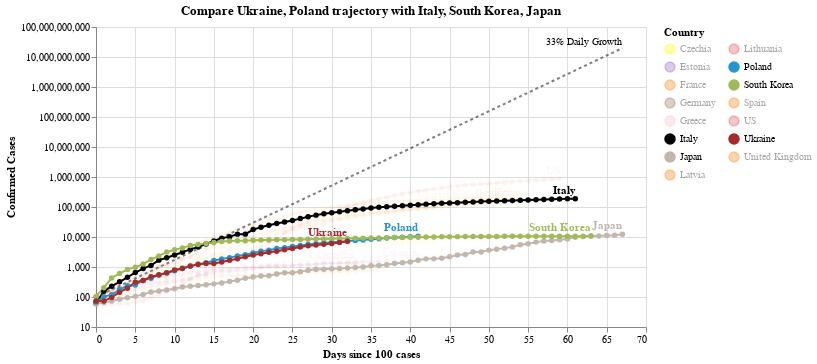

Notebook cell for this chart:
### Code cell
#hide_input
chart2 = make_since_chart(['Ukraine', 'Poland'])
chart2

### Figure 1 — Vega-Lite specification as saved in the notebook (floating-point values rounded to 4 significant figures; data arrays with more than 128 entries replaced by an {"elided": "..."} marker saying what was removed)
{"config": {"view": {"continuousWidth": 400, "continuousHeight": 300}}, "layer": [{"mark": {"type": "line", "color": "black", "opacity": 0.5, "strokeDash": [3, 3]}, "encoding": {"x": {"type": "quantitative", "field": "Days since 100 cases"}, "y": {"type": "quantitative", "field": "Confirmed Cases"}}}, {"mark": {"type": "text", "align": "right", "dy": -6, "fontSize": 10, "text": "33% Daily Growth"}, "encoding": {"x": {"type": "quantitative", "field": "Days since 100 cases"}, "y": {"type": "quantitative", "field": "Confirmed Cases"}}, "transform": [{"filter": "(datum['Days since 100 cases'] >= 67)"}]}, {"data": {"name": "data-34068fc04208e3e4af8c7985fd9620e2"}, "mark": {"type": "line", "point": true}, "encoding": {"color": {"type": "nominal", "field": "Country", "legend": {"columns": 2}, "scale": {"domain": ["Czechia", "Estonia", "France", "Germany", "Greece", "Italy", "Japan", "Latvia", "Lithuania", "Poland", "South Korea", "Spain", "US", "Ukraine", "United Kingdom"], "range": ["yellow", "#9467bd", "#F58518", "#9D755D", "pink", "black", "#C1B7AD", "#F58518", "#E45756", "#2495D3", "#A1BA59", "#F58518", "#E45756", "brown", "#F58518"]}}, "opacity": {"condition": {"value": 1, "selection": "selector008"}, "value": 0.05}, "tooltip": [{"type": "nominal", "field": "Country"}, {"type": "temporal", "field": "Date"}, {"type": "quantitative", "field": "Confirmed Cases"}, {"type": "quantitative", "field": "Days since 100 cases"}], "x": {"type": "quantitative", "field": "Days since 100 cases"}, "y": {"type": "quantitative", "field": "Confirmed Cases", "scale": {"type": "log"}}}, "selection": {"selector008": {"type": "multi", "fields": ["Country"], "bind": "legend", "init": [{"Country": "Ukraine"}, {"Country": "Poland"}, {"Country": "Italy"}, {"Country": "South Korea"}, {"Country": "Japan"}]}}, "width": 550}, {"data": {"name": "data-34068fc04208e3e4af8c7985fd9620e2"}, "mark": {"type": "text", "align": "right", "dy": -8, "fontWeight": "bold"}, "encoding": {"color": {"type": "nominal", "field": "Country", "legend": {"columns": 2}, "scale": {"domain": ["Czechia", "Estonia", "France", "Germany", "Greece", "Italy", "Japan", "Latvia", "Lithuania", "Poland", "South Korea", "Spain", "US", "Ukraine", "United Kingdom"], "range": ["yellow", "#9467bd", "#F58518", "#9D755D", "pink", "black", "#C1B7AD", "#F58518", "#E45756", "#2495D3", "#A1BA59", "#F58518", "#E45756", "brown", "#F58518"]}}, "opacity": {"condition": {"value": 1, "selection": "selector008"}, "value": 0.05}, "text": {"type": "nominal", "field": "Country"}, "tooltip": [{"type": "nominal", "field": "Country"}, {"type": "temporal", "field": "Date"}, {"type": "quantitative", "field": "Confirmed Cases"}, {"type": "quantitative", "field": "Days since 100 cases"}], "x": {"type": "quantitative", "field": "Days since 100 cases"}, "y": {"type": "quantitative", "field": "Confirmed Cases", "scale": {"type": "log"}}}, "transform": [{"filter": "(datum['Date'] >= 1587600000000)"}], "width": 550}], "data": {"name": "data-c03d5ae0f3dc2a7efa94be4de4ec1a12"}, "title": "Compare Ukraine, Poland trajectory with Italy, South Korea, Japan", "$schema": "https://vega.github.io/schema/vega-lite/v4.0.2.json", "datasets": {"data-c03d5ae0f3dc2a7efa94be4de4ec1a12": [{"Days since 100 cases": 0, "Confirmed Cases": 100.0}, {"Days since 100 cases": 1, "Confirmed Cases": 133.0}, {"Days since 100 cases": 2, "Confirmed Cases": 176.9}, {"Days since 100 cases": 3, "Confirmed Cases": 235.3}, {"Days since 100 cases": 4, "Confirmed Cases": 312.9}, {"Days since 100 cases": 5, "Confirmed Cases": 416.2}, {"Days since 100 cases": 6, "Confirmed Cases": 553.5}, {"Days since 100 cases": 7, "Confirmed Cases": 736.1}, {"Days since 100 cases": 8, "Confirmed Cases": 979.1}, {"Days since 100 cases": 9, "Confirmed Cases": 1302.0}, {"Days since 100 cases": 10, "Confirmed Cases": 1732.0}, {"Days since 100 cases": 11, "Confirmed Cases": 2303.0}, {"Days since 100 cases": 12, "Confirmed Cases": 3064.0}, {"Days since 100 cases": 13, "Confirmed Cases": 4074.0}, {"Days since 100 cases": 14, "Confirmed Cases": 5419.0}, {"Days since 100 cases": 15, "Confirmed Cases": 7207.0}, {"Days since 100 cases": 16, "Confirmed Cases": 9586.0}, {"Days since 100 cases": 17, "Confirmed Cases": 12750.0}, {"Days since 100 cases": 18, "Confirmed Cases": 16960.0}, {"Days since 100 cases": 19, "Confirmed Cases": 22550.0}, {"Days since 100 cases": 20, "Confirmed Cases": 29990.0}, {"Days since 100 cases": 21, "Confirmed Cases": 39890.0}, {"Days since 100 cases": 22, "Confirmed Cases": 53060.0}, {"Days since 100 cases": 23, "Confirmed Cases": 70560.0}, {"Days since 100 cases": 24, "Confirmed Cases": 93850.0}, {"Days since 100 cases": 25, "Confirmed Cases": 124800.0}, {"Days since 100 cases": 26, "Confirmed Cases": 166000.0}, {"Days since 100 cases": 27, "Confirmed Cases": 220800.0}, {"Days since 100 cases": 28, "Confirmed Cases": 293700.0}, {"Days since 100 cases": 29, "Confirmed Cases": 390600.0}, {"Days since 100 cases": 30, "Confirmed Cases": 519500.0}, {"Days since 100 cases": 31, "Confirmed Cases": 690900.0}, {"Days since 100 cases": 32, "Confirmed Cases": 918900.0}, {"Days since 100 cases": 33, "Confirmed Cases": 1222000.0}, {"Days since 100 cases": 34, "Confirmed Cases": 1625000.0}, {"Days since 100 cases": 35, "Confirmed Cases": 2162000.0}, {"Days since 100 cases": 36, "Confirmed Cases": 2875000.0}, {"Days since 100 cases": 37, "Confirmed Cases": 3824000.0}, {"Days since 100 cases": 38, "Confirmed Cases": 5086000.0}, {"Days since 100 cases": 39, "Confirmed Cases": 6764000.0}, {"Days since 100 cases": 40, "Confirmed Cases": 8996000.0}, {"Days since 100 cases": 41, "Confirmed Cases": 11970000.0}, {"Days since 100 cases": 42, "Confirmed Cases": 15910000.0}, {"Days since 100 cases": 43, "Confirmed Cases": 21170000.0}, {"Days since 100 cases": 44, "Confirmed Cases": 28150000.0}, {"Days since 100 cases": 45, "Confirmed Cases": 37440000.0}, {"Days since 100 cases": 46, "Confirmed Cases": 49790000.0}, {"Days since 100 cases": 47, "Confirmed Cases": 66230000.0}, {"Days since 100 cases": 48, "Confirmed Cases": 88080000.0}, {"Days since 100 cases": 49, "Confirmed Cases": 117100000.0}, {"Days since 100 cases": 50, "Confirmed Cases": 155800000.0}, {"Days since 100 cases": 51, "Confirmed Cases": 207200000.0}, {"Days since 100 cases": 52, "Confirmed Cases": 275600000.0}, {"Days since 100 cases": 53, "Confirmed Cases": 366600000.0}, {"Days since 100 cases": 54, "Confirmed Cases": 487500000.0}, {"Days since 100 cases": 55, "Confirmed Cases": 648400000.0}, {"Days since 100 cases": 56, "Confirmed Cases": 862400000.0}, {"Days since 100 cases": 57, "Confirmed Cases": 1147000000.0}, {"Days since 100 cases": 58, "Confirmed Cases": 1525000000.0}, {"Days since 100 cases": 59, "Confirmed Cases": 2029000000.0}, {"Days since 100 cases": 60, "Confirmed Cases": 2698000000.0}, {"Days since 100 cases": 61, "Confirmed Cases": 3589000000.0}, {"Days since 100 cases": 62, "Confirmed Cases": 4773000000.0}, {"Days since 100 cases": 63, "Confirmed Cases": 6348000000.0}, {"Days since 100 cases": 64, "Confirmed Cases": 8443000000.0}, {"Days since 100 cases": 65, "Confirmed Cases": 11230000000.0}, {"Days since 100 cases": 66, "Confirmed Cases": 14940000000.0}, {"Days since 100 cases": 67, "Confirmed Cases": 19860000000.0}], "data-34068fc04208e3e4af8c7985fd9620e2": {"elided": "750 records"}}}
